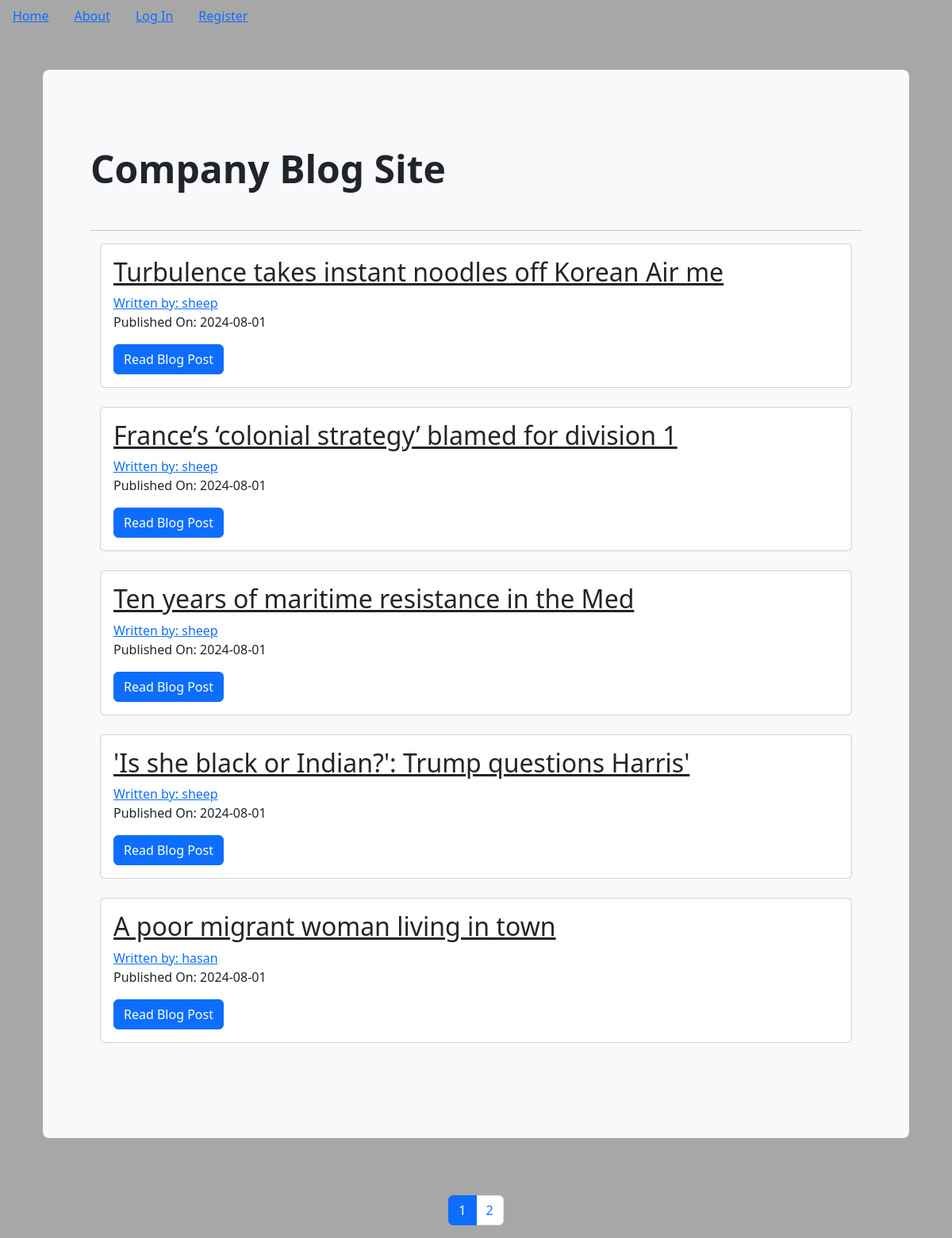
The page / on the database its author committed.
### puppycompanyblog/models.py (models this page shows, shortened)
class BlogPost(db.Model):
    users = db.relationship(User)
    id = db.Column(db.Integer,primary_key=True)
    user_id = db.Column(db.Integer,db.ForeignKey('users.id'),nullable=False)
    date = db.Column(db.DateTime,nullable=False,default=datetime.utcnow)
    title = db.Column(db.String(140),nullable=False)
    text = db.Column(db.Text,nullable=False)

class User(db.Model,UserMixin):
    __tablename__ = 'users'
    id = db.Column(db.Integer,primary_key=True)
    profile_image = db.Column(db.String(64),nullable=False,default='default_profile.png')
    email = db.Column(db.String(64),unique=True,index=True)
    username = db.Column(db.String(64),unique=True,index=True)
    password_hash = db.Column(db.String(128))
    posts = db.relationship('BlogPost',backref='author',lazy=True)

### puppycompanyblog/core/views.py (the view)
@core.route('/')
def index():
  page = request.args.get('page',1,type=int)
  blog_posts = BlogPost.query.order_by(BlogPost.date.desc()).paginate(page=page,per_page=5)
  return render_template('index.html',blog_posts=blog_posts)

### puppycompanyblog/templates/index.html
{% extends "base.html" %}
{% block content %}
<div class="container py-5">
  <div class="p-5 mb-4 bg-light rounded-3">
    <div class="container-fluid py-5">
      <h2 class="display-5 fw-bold">Company Blog Site</h2>
      <br>
      <hr>
      <div class="container">
        {% for post in blog_posts.items %}
          <div class="card">
            <div class="card-body">
              <h2><a class='card-title' href="{{ url_for('blog_posts.blog_post',blog_post_id=post.id)}}">{{post.title}}</a></h2>
              <a href="{{ url_for('users.user_posts', username=post.author.username)}}">Written by: {{post.author.username}}</a>
              <p>Published On: {{ post.date.strftime('%Y-%m-%d') }}</p>
              <a class="btn btn-primary" href="{{ url_for('blog_posts.blog_post',blog_post_id=post.id)}}">Read Blog Post</a>
            </div>
          </div>
          <br>
        {% endfor %}
      </div>
    </div>
  </div>
</div>
<nav aria-label="Page navigation example">
  <ul class="pagination justify-content-center">
    {% for page_num in blog_posts.iter_pages(left_edge=1, right_edge=1, left_current=1, right_current=2) %}
      {% if blog_posts.page == page_num %}
        <li class="page-item active" aria-current="page">
          <span class="page-link">{{ page_num }}</span>
        </li>
      {% else %}
        <li class="page-item">
          <a class="page-link" href="{{ url_for('core.index', page=page_num) }}">{{ page_num }}</a>
        </li>
      {% endif %}
    {% endfor %}
  </ul>
</nav>
{% endblock %}

### puppycompanyblog/templates/base.html (style rules this page uses)
body { background-color: #a7a7a7; }

### rows shown on the page
BlogPost: title "Turbulence takes instant noodles off Korean Air me", author.username "sheep", date "2024-08-01"
BlogPost: title "France’s ‘colonial strategy’ blamed for division 1", author.username "sheep", date "2024-08-01"
BlogPost: title "Ten years of maritime resistance in the Med", author.username "sheep", date "2024-08-01"
BlogPost: title "'Is she black or Indian?': Trump questions Harris'", author.username "sheep", date "2024-08-01"
BlogPost: title "A poor migrant woman living in town", author.username "hasan", date "2024-08-01"

### other values the page prints
{{ page_num }} "1"
{{ page_num }} "2"
